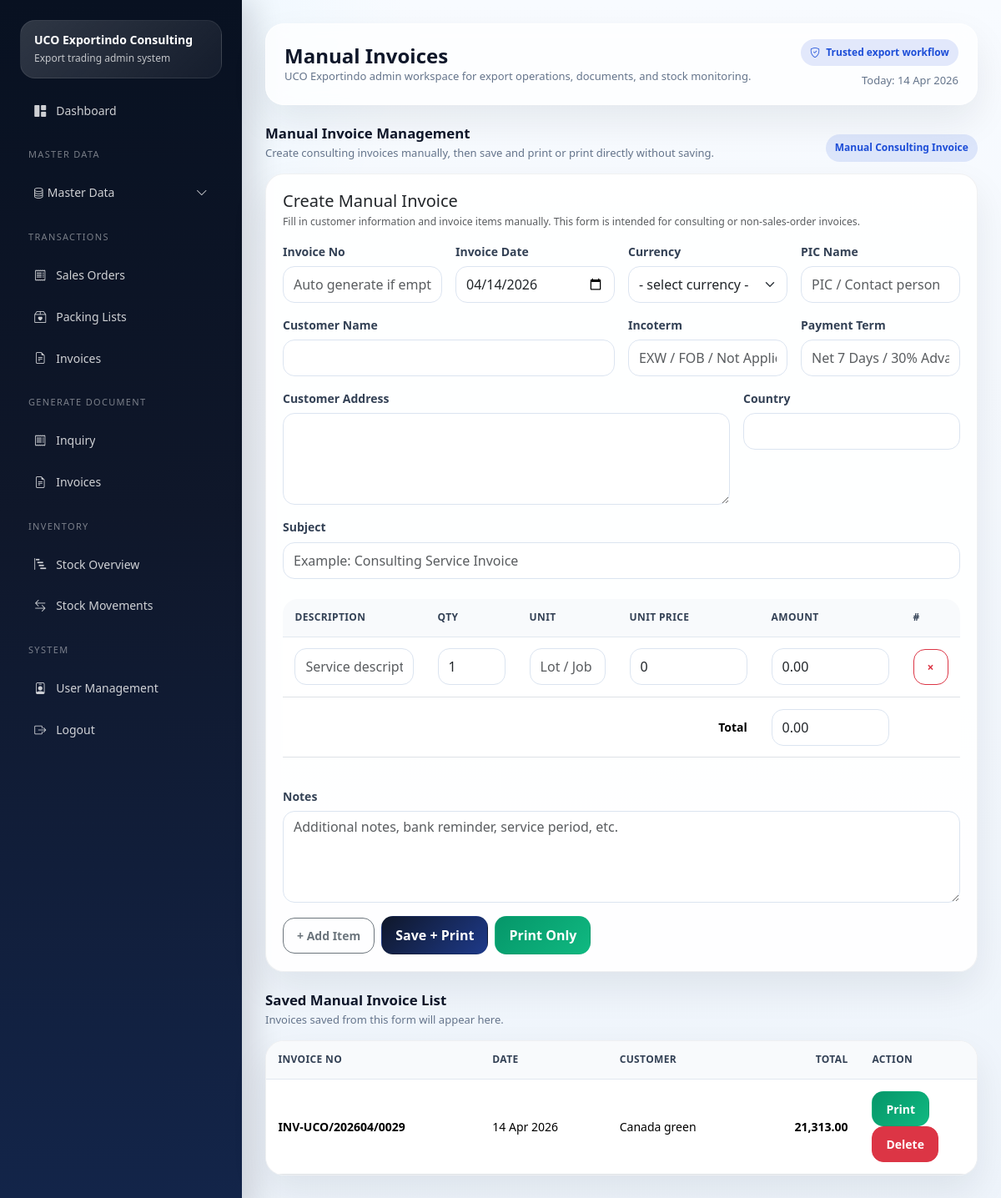
The app's page /index.php/transactions/manual_invoices (signed in), older data.
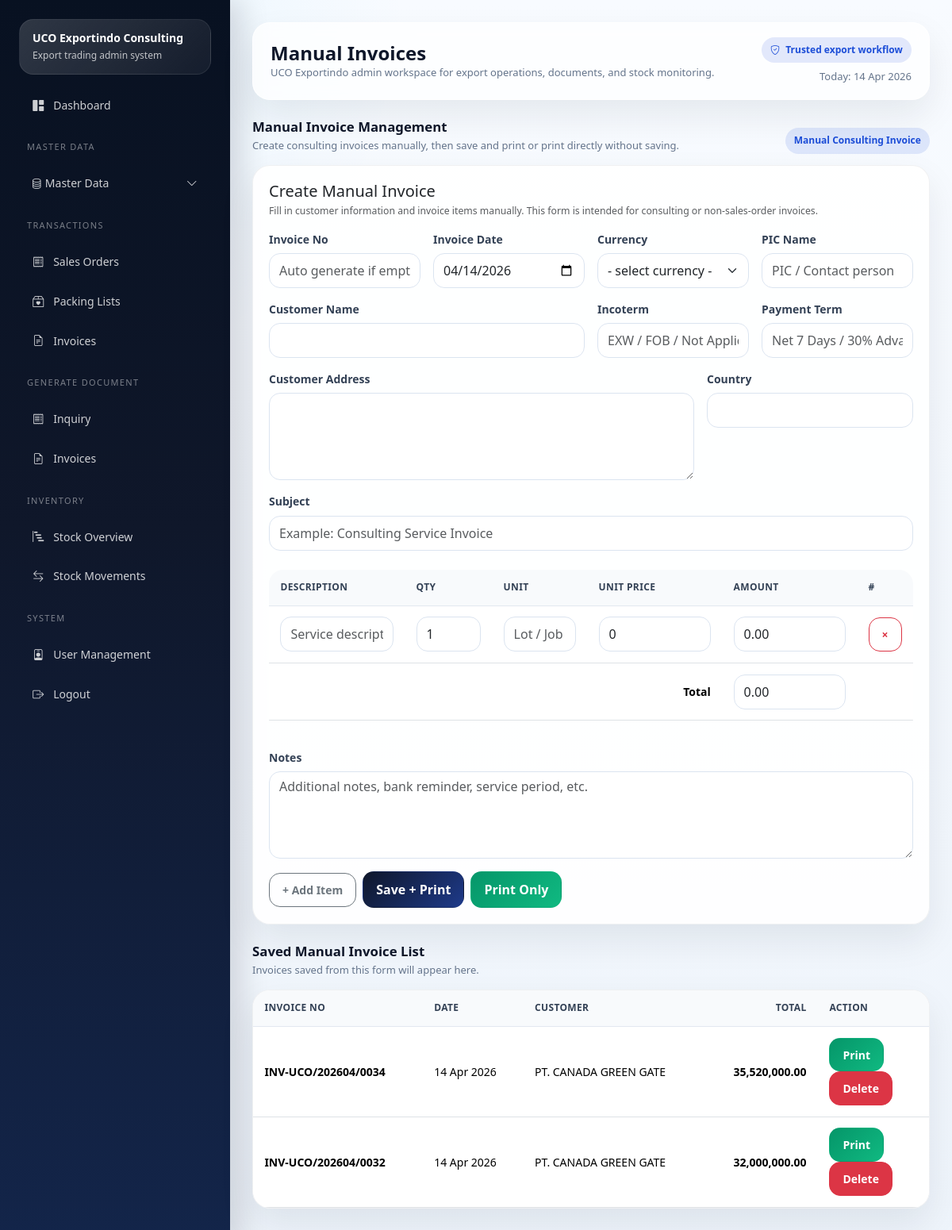
The same page, newer data.
### tables this page shows
CREATE TABLE IF NOT EXISTS `manual_invoices` (
  `id` int NOT NULL AUTO_INCREMENT,
  `invoice_no` varchar(50) NOT NULL,
  `invoice_date` date NOT NULL,
  `customer_name` varchar(150) NOT NULL,
  `customer_address` text,
  `customer_country` varchar(100) DEFAULT NULL,
  `pic_name` varchar(100) DEFAULT NULL,
  `currency_id` int DEFAULT NULL,
  `payment_term_text` varchar(255) DEFAULT NULL,
  `incoterm_text` varchar(100) DEFAULT NULL,
  `incoterm_id` int DEFAULT NULL,
  `payment_term_id` int DEFAULT NULL,
  `subject` varchar(255) DEFAULT NULL,
  `notes` text,
  `total_amount` decimal(18,2) NOT NULL DEFAULT '0.00',
  `created_by` int DEFAULT NULL,
  `created_at` timestamp NULL DEFAULT CURRENT_TIMESTAMP,
  PRIMARY KEY (`id`),
  UNIQUE KEY `invoice_no` (`invoice_no`),
  KEY `currency_id` (`currency_id`),
  KEY `incoterm_id` (`incoterm_id`),
  KEY `payment_term_id` (`payment_term_id`)
);

### application/core/MY_Controller.php (called while the page is built, shortened)
<?php
class MY_Controller extends CI_Controller
{
    protected $user;
    public function __construct()
    {
        $this->user = $this->session->userdata('user');
    }
    protected function render($view, $data = [], $layout = 'admin')
    {
        $data['current_user'] = $this->user;
        $this->load->view('templates/admin_header', $data);
        $this->load->view($view, $data);
        $this->load->view('templates/admin_footer', $data);
    }
}

### application/controllers/Transactions.php (called while the page is built, shortened)
<?php
class Transactions extends MY_Controller
{
    public function manual_invoices()
    {
        $data = $this->so->reference_data();
        $data['page_title'] = 'Manual Invoices';
        $data['rows'] = $this->manual_inv->rows();
        $data['next_invoice_no'] = 'AUTO';
        $this->render('admin/transactions/manual_invoices', $data);
    }
}

### index.php (called while the page is built, shortened)
<?php
require BASEPATH . 'core/CodeIgniter.php';

### application/models/Manual_invoice_model.php (called while the page is built, shortened)
<?php
class Manual_invoice_model extends CI_Model
{
    public function rows()
    {
        return $this->db
            ->order_by('id', 'DESC')
            ->get('manual_invoices')
            ->result_array();
    }
}

### application/helpers/uco_helper.php (called while the page is built, shortened)
<?php
function e($str)
{
    return htmlspecialchars((string)$str, ENT_QUOTES, 'UTF-8');
}
function format_date_id($date)
{
    return date('d M Y', strtotime($date));
}
function format_money($amount, $decimals = 2)
{
    return number_format((float)$amount, $decimals, '.', ',');
}

### application/views/admin/transactions/manual_invoices.php (the view, shortened to what the rows shown need)
<div class="section-block">
    <div class="card shadow-sm mb-4">
        <div class="card-body">
            <form method="post">
                <div class="table-responsive mt-4">
                    <table class="table table-sm align-middle" id="manual-items-table">
                        <thead>
                            <tr>
                                <th>Description</th>
                                <th width="110">Qty</th>
                                <th width="120">Unit</th>
                                <th width="170">Unit Price</th>
                                <th width="170">Amount</th>
                                <th width="70">#</th>
                            </tr>
                        </thead>
                        <tfoot>
                            <tr>
                                <th colspan="4" class="text-end">Total</th>
                                <th><input type="text" class="form-control" id="grand-total" readonly></th>
                                <th></th>
                            </tr>
                        </tfoot>
                    </table>
                </div>
            </form>
        </div>
    </div>
</div>
<div class="section-block">
    <div class="card shadow-sm">
        <div class="card-body p-0">
            <div class="table-responsive">
                <table class="table table-sm mb-0 align-middle">
                    <thead>
                        <tr>
                            <th>Invoice No</th>
                            <th>Date</th>
                            <th>Customer</th>
                            <th class="text-end">Total</th>
                            <th width="140">Action</th>
                        </tr>
                    </thead>
                    <tbody>
                        <?php if (!$rows): ?>
                            <tr>
                                <td colspan="5" class="empty-state">No manual invoices yet.</td>
                            </tr>
                            <?php else: foreach ($rows as $row): ?>
                                <tr>
                                    <td class="fw-semibold"><?= e($row['invoice_no']); ?></td>
                                    <td><?= format_date_id($row['invoice_date']); ?></td>
                                    <td><?= e($row['customer_name']); ?></td>
                                    <td class="text-end fw-semibold"><?= format_money($row['total_amount']); ?></td>
                                    <td>
                                        <a href="<?= site_url('transactions/print-manual-invoice/' . $row['id']); ?>" target="_blank" class="btn btn-sm btn-success">Print</a>
                                        <a href="<?= site_url('transactions/delete-manual-invoice/' . $row['id']); ?>"
                                            onclick="return confirm('Delete this invoice?')"
                                            class="btn btn-sm btn-danger">Delete</a>
                                    </td>
                                </tr>
                        <?php endforeach;
                        endif; ?>
                    </tbody>
                </table>
            </div>
        </div>
    </div>
</div>

Row changes from the older to the newer data that the page shows:
removed manual_invoices: invoice_no "INV-UCO/202604/0029", invoice_date "14 Apr 2026", customer_name "Canada green", total_amount "21,313.00"
added manual_invoices: invoice_no "INV-UCO/202604/0034", invoice_date "14 Apr 2026", customer_name "PT. CANADA GREEN GATE", total_amount "35,520,000.00"
added manual_invoices: invoice_no "INV-UCO/202604/0032", invoice_date "14 Apr 2026", customer_name "PT. CANADA GREEN GATE", total_amount "32,000,000.00"
